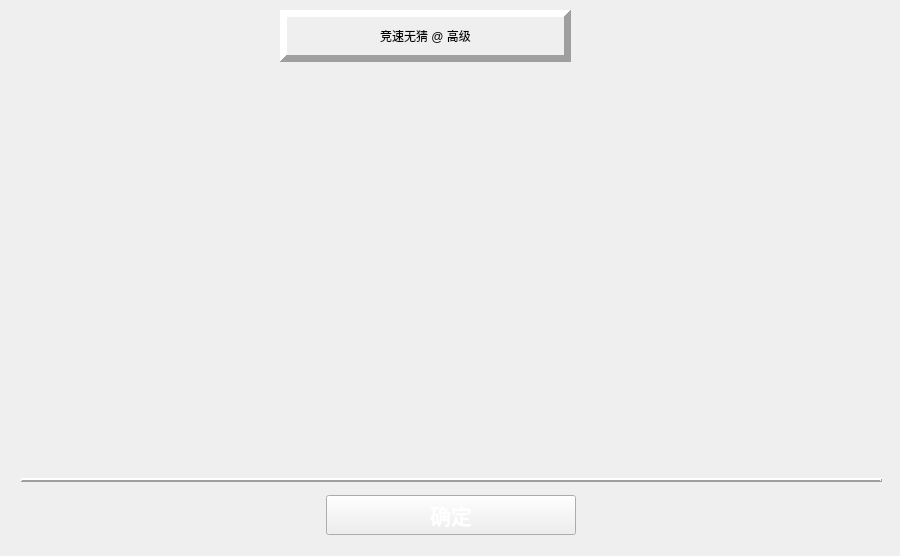
<?xml version="1.0" encoding="UTF-8"?>
<ui version="4.0">
 <class>Form</class>
 <widget class="QWidget" name="Form">
  <property name="windowModality">
   <enum>Qt::NonModal</enum>
  </property>
  <property name="geometry">
   <rect>
    <x>0</x>
    <y>0</y>
    <width>900</width>
    <height>556</height>
   </rect>
  </property>
  <property name="sizePolicy">
   <sizepolicy hsizetype="Preferred" vsizetype="Preferred">
    <horstretch>0</horstretch>
    <verstretch>0</verstretch>
   </sizepolicy>
  </property>
  <property name="minimumSize">
   <size>
    <width>900</width>
    <height>556</height>
   </size>
  </property>
  <property name="maximumSize">
   <size>
    <width>900</width>
    <height>556</height>
   </size>
  </property>
  <property name="mouseTracking">
   <bool>true</bool>
  </property>
  <property name="windowTitle">
   <string>成绩</string>
  </property>
  <property name="windowIcon">
   <iconset>
    <normaloff>media/cat.ico</normaloff>media/cat.ico</iconset>
  </property>
  <property name="windowOpacity">
   <double>1.000000000000000</double>
  </property>
  <property name="toolTip">
   <string/>
  </property>
  <property name="toolTipDuration">
   <number>-1</number>
  </property>
  <widget class="Line" name="line_5">
   <property name="geometry">
    <rect>
     <x>21</x>
     <y>470</y>
     <width>861</width>
     <height>20</height>
    </rect>
   </property>
   <property name="frameShadow">
    <enum>QFrame::Raised</enum>
   </property>
   <property name="lineWidth">
    <number>2</number>
   </property>
   <property name="midLineWidth">
    <number>0</number>
   </property>
   <property name="orientation">
    <enum>Qt::Horizontal</enum>
   </property>
  </widget>
  <widget class="QFrame" name="horizontalFrame">
   <property name="geometry">
    <rect>
     <x>0</x>
     <y>484</y>
     <width>901</width>
     <height>62</height>
    </rect>
   </property>
   <layout class="QHBoxLayout" name="horizontalLayout">
    <property name="spacing">
     <number>0</number>
    </property>
    <item>
     <spacer name="horizontalSpacer">
      <property name="orientation">
       <enum>Qt::Horizontal</enum>
      </property>
      <property name="sizeHint" stdset="0">
       <size>
        <width>40</width>
        <height>20</height>
       </size>
      </property>
     </spacer>
    </item>
    <item>
     <widget class="QPushButton" name="pushButton_2">
      <property name="minimumSize">
       <size>
        <width>250</width>
        <height>40</height>
       </size>
      </property>
      <property name="font">
       <font>
        <family>黑体</family>
        <pointsize>16</pointsize>
        <weight>75</weight>
        <italic>false</italic>
        <bold>true</bold>
       </font>
      </property>
      <property name="mouseTracking">
       <bool>false</bool>
      </property>
      <property name="styleSheet">
       <string notr="true">border-image: url(media/button.png);
font: 16pt &quot;黑体&quot;;
color:white;font: bold;</string>
      </property>
      <property name="text">
       <string>确定</string>
      </property>
      <property name="shortcut">
       <string>Space</string>
      </property>
      <property name="autoDefault">
       <bool>false</bool>
      </property>
      <property name="flat">
       <bool>false</bool>
      </property>
     </widget>
    </item>
    <item>
     <spacer name="horizontalSpacer_2">
      <property name="orientation">
       <enum>Qt::Horizontal</enum>
      </property>
      <property name="sizeHint" stdset="0">
       <size>
        <width>40</width>
        <height>20</height>
       </size>
      </property>
     </spacer>
    </item>
   </layout>
  </widget>
  <widget class="QLabel" name="label_2">
   <property name="geometry">
    <rect>
     <x>290</x>
     <y>10</y>
     <width>271</width>
     <height>51</height>
    </rect>
   </property>
   <property name="sizePolicy">
    <sizepolicy hsizetype="Preferred" vsizetype="Preferred">
     <horstretch>0</horstretch>
     <verstretch>0</verstretch>
    </sizepolicy>
   </property>
   <property name="styleSheet">
    <string notr="true">font: 18pt &quot;微软雅黑&quot;;</string>
   </property>
   <property name="text">
    <string>竞速无猜 @ 高级</string>
   </property>
   <property name="alignment">
    <set>Qt::AlignCenter</set>
   </property>
  </widget>
  <widget class="QLabel" name="label_6">
   <property name="geometry">
    <rect>
     <x>280</x>
     <y>10</y>
     <width>291</width>
     <height>52</height>
    </rect>
   </property>
   <property name="frameShape">
    <enum>QFrame::Panel</enum>
   </property>
   <property name="frameShadow">
    <enum>QFrame::Raised</enum>
   </property>
   <property name="lineWidth">
    <number>7</number>
   </property>
   <property name="text">
    <string/>
   </property>
  </widget>
 </widget>
 <resources/>
 <connections>
  <connection>
   <sender>pushButton_2</sender>
   <signal>clicked()</signal>
   <receiver>Form</receiver>
   <slot>close()</slot>
   <hints>
    <hint type="sourcelabel">
     <x>363</x>
     <y>454</y>
    </hint>
    <hint type="destinationlabel">
     <x>495</x>
     <y>422</y>
    </hint>
   </hints>
  </connection>
 </connections>
</ui>
